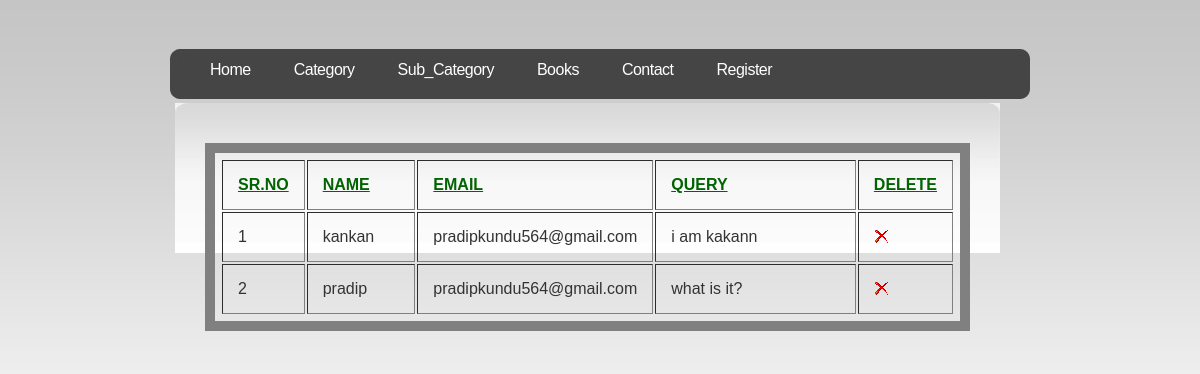
Page /admin/contact.php on the committed database.
### tables this page shows
CREATE TABLE `contact` (
  `con_id` int(4) NOT NULL,
  `con_nm` varchar(25) NOT NULL,
  `con_email` varchar(35) NOT NULL,
  `con_query` longtext NOT NULL
);

### admin/contact.php (the view, shortened to what this page needs)
<?php
require('includes/config.php');
	$q="select * from contact";
	 $res=mysqli_query($conn,$q) or die("Can't Execute Query...");
	?>
<html>
<head>
		<?php
			include("includes/head.inc.php");
		?>
</head>
<body>
<div id="header">
	<div id="menu">
		<?php
			include("includes/menu.inc.php");
		?>
	</div>
</div>
<div id="page">
	<div id="content">
		<div class="post">
			<h1 class="title"></h1>
			<div class="entry">
					<table border='1' WIDTH='100%'>
						<tr>
								<td WIDTH='10%' style="color:darkgreen"><b><u>SR.NO</u></b>
								<TD style="color:darkgreen" WIDTH='20%'><b><u>NAME</u></b>
								<TD style="color:darkgreen" WIDTH='20%'><b><u>EMAIL</u></b>
								<TD style="color:darkgreen" WIDTH='50%'><b><u>QUERY</u></b>
								<TD style="color:darkgreen" WIDTH='25%'><b><u>DELETE</u></b>
						</tr>
						<?php
							$count=1;
							while($row=mysqli_fetch_assoc($res))
							{
							echo '<tr>
										<td>'.$count.'
										<td>'.$row['con_nm'].'
										<td>'.$row['con_email'].'
										<td>'.$row['con_query'].'
										<td><a href="process_del_contact.php?sid='.$row['con_id'].'"><img src="images/drop.png" ></a>
									</tr>';
									$count++;
							}
						?>
					</TABLE>
			</div>
		</div>
	</div>
	<div style="clear: both;">&nbsp;</div>
</div>
</body>
</html>

### admin/default.css (style rules this page uses)
body { margin-top: 49px; padding: 0; background: url(images/img01.jpg) repeat-x left top; font-family: "Trebuchet MS", Arial, Helvetica, sans-serif; font-size: 13px; color: #333333; }
h1, h2, h3 { margin: 0; font-weight: normal; color: #559106; }
h1 { letter-spacing: -1px; font-size: 32px; }
a:link { color: #4E8006; }
img { border: none; }
#header { width: 860px; height: 52px; margin: 0 auto; background: url(images/img02.jpg) no-repeat left top; }
#menu { float: left; width: 860px; height: 54px; }
#page { width: 850px; margin: 0 auto; }
#content { float: left; width: 825px; background: url(images/img10.jpg) no-repeat left top; }
.post { padding: 15px 15px; }
.post .title { margin-bottom: 20px; padding-bottom: 5px; }
.post .entry { padding: 0 15px; }

### admin/contact.php (style rules this page uses)
table { padding:5px;border:10px solid gray }
td,th { padding:15px }

### rows in the picture
contact: con_nm "kankan", con_email "pradipkundu564@gmail.com", con_query "i am kakann"
contact: con_nm "pradip", con_email "pradipkundu564@gmail.com", con_query "what is it?"
